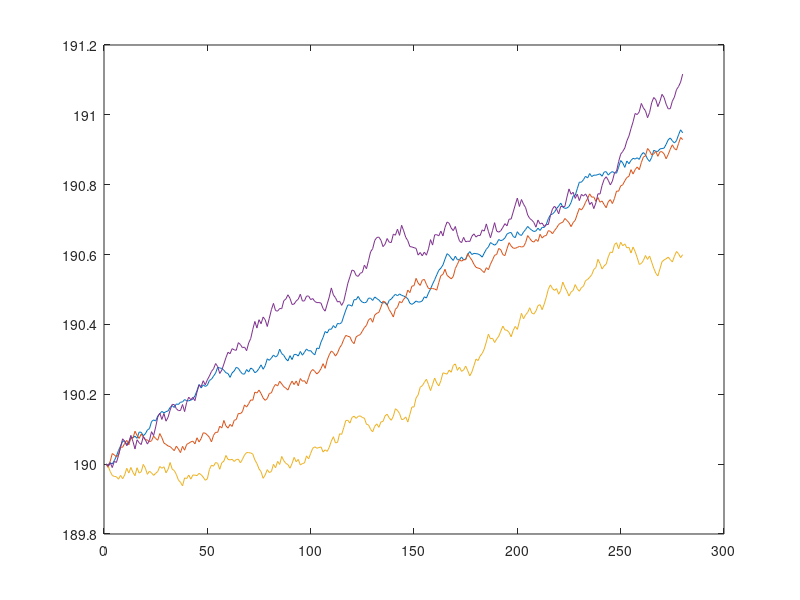

MATLAB code for this plot:
x = 1:280;
y = zeros(4,280);
y(:,1)=190;  
for i=2:280
    y(1,i) = y(1,i-1) + 0.007111 * rand(1) + (2 * rand(1)-1) * 3.95 / 280;
    y(2,i) = y(2,i-1) + 0.007111 * rand(1) + (2 * rand(1)-1) * 4.95 / 280;
    y(3,i) = y(3,i-1) + 0.006111 * rand(1) + (2 * rand(1)-1) * 5.95 / 280;
    y(4,i) = y(4,i-1) + 0.005111 * rand(1) + (2 * rand(1)-1) * 6.95 / 280;
end;
plot(x,y(1,:));hold on;
plot(x,y(2,:));hold on;
plot(x,y(3,:));hold on;
plot(x,y(4,:));
